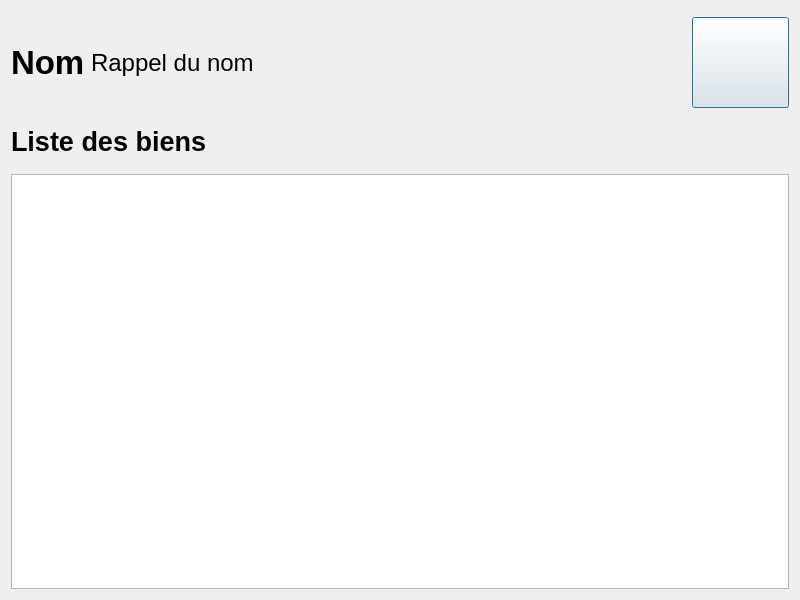
<?xml version="1.0" encoding="UTF-8"?>
<ui version="4.0">
 <class>DialogListeBiens</class>
 <widget class="QDialog" name="DialogListeBiens">
  <property name="geometry">
   <rect>
    <x>0</x>
    <y>0</y>
    <width>800</width>
    <height>600</height>
   </rect>
  </property>
  <property name="windowTitle">
   <string>Dialog</string>
  </property>
  <layout class="QVBoxLayout" name="verticalLayout">
   <item>
    <widget class="QWidget" name="widget_barreMenu" native="true">
     <property name="sizePolicy">
      <sizepolicy hsizetype="Maximum" vsizetype="Maximum">
       <horstretch>0</horstretch>
       <verstretch>0</verstretch>
      </sizepolicy>
     </property>
     <property name="maximumSize">
      <size>
       <width>779</width>
       <height>91</height>
      </size>
     </property>
    </widget>
   </item>
   <item>
    <layout class="QGridLayout" name="gridLayout">
     <item row="0" column="0">
      <widget class="QLabel" name="label_EtiquetteNom">
       <property name="font">
        <font>
         <family>Liberation Sans</family>
         <pointsize>25</pointsize>
         <weight>75</weight>
         <bold>true</bold>
        </font>
       </property>
       <property name="text">
        <string>Nom</string>
       </property>
      </widget>
     </item>
     <item row="0" column="1">
      <widget class="QLabel" name="label_NomClient">
       <property name="font">
        <font>
         <family>Liberation Sans</family>
         <pointsize>18</pointsize>
        </font>
       </property>
       <property name="text">
        <string>Rappel du nom</string>
       </property>
      </widget>
     </item>
     <item row="0" column="2">
      <spacer name="horizontalSpacer_2">
       <property name="orientation">
        <enum>Qt::Horizontal</enum>
       </property>
       <property name="sizeHint" stdset="0">
        <size>
         <width>428</width>
         <height>20</height>
        </size>
       </property>
      </spacer>
     </item>
     <item row="0" column="3">
      <widget class="QPushButton" name="pushButton_ajouterBien">
       <property name="minimumSize">
        <size>
         <width>97</width>
         <height>91</height>
        </size>
       </property>
       <property name="maximumSize">
        <size>
         <width>97</width>
         <height>91</height>
        </size>
       </property>
       <property name="text">
        <string/>
       </property>
       <property name="icon">
        <iconset resource="ressources.qrc">
         <normaloff>:/app/add_bien96</normaloff>:/app/add_bien96</iconset>
       </property>
       <property name="iconSize">
        <size>
         <width>80</width>
         <height>80</height>
        </size>
       </property>
      </widget>
     </item>
    </layout>
   </item>
   <item>
    <layout class="QGridLayout" name="gridLayout_2">
     <item row="0" column="0">
      <widget class="QLabel" name="label_ListedesBiens">
       <property name="font">
        <font>
         <family>Liberation Sans</family>
         <pointsize>20</pointsize>
         <weight>75</weight>
         <bold>true</bold>
         <underline>false</underline>
        </font>
       </property>
       <property name="text">
        <string>Liste des biens</string>
       </property>
      </widget>
     </item>
     <item row="0" column="1">
      <spacer name="horizontalSpacer">
       <property name="orientation">
        <enum>Qt::Horizontal</enum>
       </property>
       <property name="sizeHint" stdset="0">
        <size>
         <width>538</width>
         <height>54</height>
        </size>
       </property>
      </spacer>
     </item>
    </layout>
   </item>
   <item>
    <widget class="QTableWidget" name="tableWidget_listeBiens"/>
   </item>
  </layout>
 </widget>
 <resources>
  <include location="ressources.qrc"/>
 </resources>
 <connections/>
</ui>
